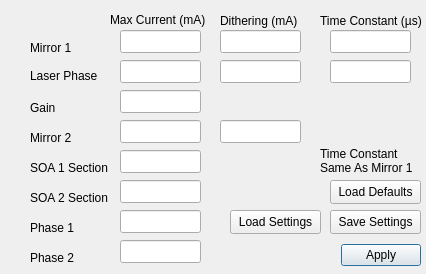
<?xml version="1.0" encoding="UTF-8"?>
<ui version="4.0">
 <class>Dialog</class>
 <widget class="QDialog" name="Dialog">
  <property name="geometry">
   <rect>
    <x>0</x>
    <y>0</y>
    <width>426</width>
    <height>274</height>
   </rect>
  </property>
  <property name="windowTitle">
   <string>Current Maximums</string>
  </property>
  <widget class="QDialogButtonBox" name="buttonBox">
   <property name="geometry">
    <rect>
     <x>340</x>
     <y>240</y>
     <width>81</width>
     <height>31</height>
    </rect>
   </property>
   <property name="orientation">
    <enum>Qt::Horizontal</enum>
   </property>
   <property name="standardButtons">
    <set>QDialogButtonBox::Apply</set>
   </property>
  </widget>
  <widget class="QLabel" name="label">
   <property name="geometry">
    <rect>
     <x>30</x>
     <y>40</y>
     <width>81</width>
     <height>16</height>
    </rect>
   </property>
   <property name="text">
    <string>Mirror 1</string>
   </property>
  </widget>
  <widget class="QLabel" name="label_2">
   <property name="geometry">
    <rect>
     <x>30</x>
     <y>100</y>
     <width>81</width>
     <height>16</height>
    </rect>
   </property>
   <property name="text">
    <string>Gain</string>
   </property>
  </widget>
  <widget class="QLabel" name="label_3">
   <property name="geometry">
    <rect>
     <x>30</x>
     <y>60</y>
     <width>81</width>
     <height>31</height>
    </rect>
   </property>
   <property name="text">
    <string>Laser Phase</string>
   </property>
   <property name="wordWrap">
    <bool>true</bool>
   </property>
  </widget>
  <widget class="QLabel" name="label_4">
   <property name="geometry">
    <rect>
     <x>30</x>
     <y>130</y>
     <width>81</width>
     <height>16</height>
    </rect>
   </property>
   <property name="text">
    <string>Mirror 2</string>
   </property>
  </widget>
  <widget class="QLabel" name="label_5">
   <property name="geometry">
    <rect>
     <x>30</x>
     <y>160</y>
     <width>81</width>
     <height>16</height>
    </rect>
   </property>
   <property name="text">
    <string>SOA 1 Section</string>
   </property>
  </widget>
  <widget class="QLabel" name="label_6">
   <property name="geometry">
    <rect>
     <x>30</x>
     <y>220</y>
     <width>81</width>
     <height>16</height>
    </rect>
   </property>
   <property name="text">
    <string>Phase 1</string>
   </property>
  </widget>
  <widget class="QLabel" name="label_7">
   <property name="geometry">
    <rect>
     <x>30</x>
     <y>190</y>
     <width>81</width>
     <height>16</height>
    </rect>
   </property>
   <property name="text">
    <string>SOA 2 Section</string>
   </property>
  </widget>
  <widget class="QLineEdit" name="mirror1_maximum">
   <property name="geometry">
    <rect>
     <x>120</x>
     <y>30</y>
     <width>81</width>
     <height>23</height>
    </rect>
   </property>
   <property name="text">
    <string/>
   </property>
  </widget>
  <widget class="QLineEdit" name="gain_maximum">
   <property name="geometry">
    <rect>
     <x>120</x>
     <y>90</y>
     <width>81</width>
     <height>23</height>
    </rect>
   </property>
   <property name="text">
    <string/>
   </property>
  </widget>
  <widget class="QLineEdit" name="phase1_maximum">
   <property name="geometry">
    <rect>
     <x>120</x>
     <y>210</y>
     <width>81</width>
     <height>23</height>
    </rect>
   </property>
   <property name="text">
    <string/>
   </property>
  </widget>
  <widget class="QLineEdit" name="mirror2_maximum">
   <property name="geometry">
    <rect>
     <x>120</x>
     <y>120</y>
     <width>81</width>
     <height>23</height>
    </rect>
   </property>
   <property name="text">
    <string/>
   </property>
  </widget>
  <widget class="QLineEdit" name="soa1_maximum">
   <property name="geometry">
    <rect>
     <x>120</x>
     <y>150</y>
     <width>81</width>
     <height>23</height>
    </rect>
   </property>
   <property name="text">
    <string/>
   </property>
  </widget>
  <widget class="QLineEdit" name="soa2_maximum">
   <property name="geometry">
    <rect>
     <x>120</x>
     <y>180</y>
     <width>81</width>
     <height>23</height>
    </rect>
   </property>
   <property name="text">
    <string/>
   </property>
  </widget>
  <widget class="QLineEdit" name="laser_phase_maximum">
   <property name="geometry">
    <rect>
     <x>120</x>
     <y>60</y>
     <width>81</width>
     <height>23</height>
    </rect>
   </property>
   <property name="text">
    <string/>
   </property>
  </widget>
  <widget class="QLabel" name="label_8">
   <property name="geometry">
    <rect>
     <x>110</x>
     <y>10</y>
     <width>101</width>
     <height>20</height>
    </rect>
   </property>
   <property name="text">
    <string>Max Current (mA)</string>
   </property>
  </widget>
  <widget class="QLabel" name="label_9">
   <property name="geometry">
    <rect>
     <x>220</x>
     <y>10</y>
     <width>81</width>
     <height>21</height>
    </rect>
   </property>
   <property name="text">
    <string>Dithering (mA)</string>
   </property>
  </widget>
  <widget class="QLineEdit" name="mirror1_dithering">
   <property name="geometry">
    <rect>
     <x>220</x>
     <y>30</y>
     <width>81</width>
     <height>23</height>
    </rect>
   </property>
   <property name="text">
    <string/>
   </property>
  </widget>
  <widget class="QLineEdit" name="laser_phase_dithering">
   <property name="geometry">
    <rect>
     <x>220</x>
     <y>60</y>
     <width>81</width>
     <height>23</height>
    </rect>
   </property>
   <property name="text">
    <string/>
   </property>
  </widget>
  <widget class="QLineEdit" name="mirror2_dithering">
   <property name="geometry">
    <rect>
     <x>220</x>
     <y>120</y>
     <width>81</width>
     <height>23</height>
    </rect>
   </property>
   <property name="text">
    <string/>
   </property>
  </widget>
  <widget class="QLabel" name="label_10">
   <property name="geometry">
    <rect>
     <x>320</x>
     <y>10</y>
     <width>101</width>
     <height>21</height>
    </rect>
   </property>
   <property name="text">
    <string>Time Constant (µs)</string>
   </property>
  </widget>
  <widget class="QLineEdit" name="mirror1_time_constant">
   <property name="geometry">
    <rect>
     <x>330</x>
     <y>30</y>
     <width>81</width>
     <height>23</height>
    </rect>
   </property>
   <property name="text">
    <string/>
   </property>
  </widget>
  <widget class="QLineEdit" name="laser_phase_time_constant">
   <property name="geometry">
    <rect>
     <x>330</x>
     <y>60</y>
     <width>81</width>
     <height>23</height>
    </rect>
   </property>
   <property name="text">
    <string/>
   </property>
  </widget>
  <widget class="QLabel" name="label_11">
   <property name="geometry">
    <rect>
     <x>320</x>
     <y>140</y>
     <width>101</width>
     <height>41</height>
    </rect>
   </property>
   <property name="text">
    <string>Time Constant Same As Mirror 1</string>
   </property>
   <property name="wordWrap">
    <bool>true</bool>
   </property>
  </widget>
  <widget class="QPushButton" name="default_button">
   <property name="geometry">
    <rect>
     <x>330</x>
     <y>180</y>
     <width>91</width>
     <height>24</height>
    </rect>
   </property>
   <property name="text">
    <string>Load Defaults</string>
   </property>
  </widget>
  <widget class="QPushButton" name="load_button">
   <property name="geometry">
    <rect>
     <x>230</x>
     <y>210</y>
     <width>91</width>
     <height>24</height>
    </rect>
   </property>
   <property name="text">
    <string>Load Settings</string>
   </property>
  </widget>
  <widget class="QPushButton" name="save_button">
   <property name="geometry">
    <rect>
     <x>330</x>
     <y>210</y>
     <width>91</width>
     <height>24</height>
    </rect>
   </property>
   <property name="text">
    <string>Save Settings</string>
   </property>
  </widget>
  <widget class="QLabel" name="label_12">
   <property name="geometry">
    <rect>
     <x>30</x>
     <y>250</y>
     <width>81</width>
     <height>16</height>
    </rect>
   </property>
   <property name="text">
    <string>Phase 2</string>
   </property>
  </widget>
  <widget class="QLineEdit" name="phase2_maximum">
   <property name="geometry">
    <rect>
     <x>120</x>
     <y>240</y>
     <width>81</width>
     <height>23</height>
    </rect>
   </property>
   <property name="text">
    <string/>
   </property>
  </widget>
 </widget>
 <resources/>
 <connections>
  <connection>
   <sender>buttonBox</sender>
   <signal>accepted()</signal>
   <receiver>Dialog</receiver>
   <slot>accept()</slot>
   <hints>
    <hint type="sourcelabel">
     <x>248</x>
     <y>254</y>
    </hint>
    <hint type="destinationlabel">
     <x>157</x>
     <y>274</y>
    </hint>
   </hints>
  </connection>
  <connection>
   <sender>buttonBox</sender>
   <signal>rejected()</signal>
   <receiver>Dialog</receiver>
   <slot>reject()</slot>
   <hints>
    <hint type="sourcelabel">
     <x>316</x>
     <y>260</y>
    </hint>
    <hint type="destinationlabel">
     <x>286</x>
     <y>274</y>
    </hint>
   </hints>
  </connection>
 </connections>
</ui>
